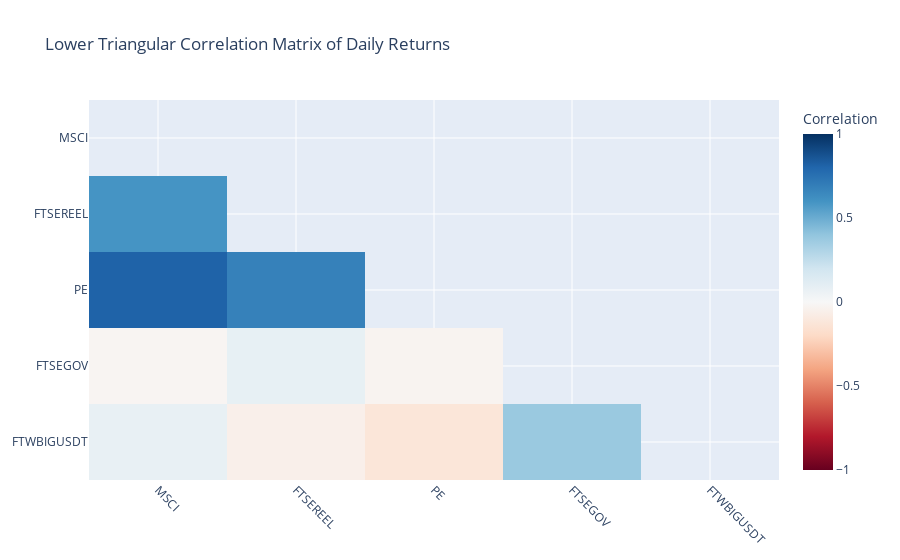

Here is the notebook cell this chart was saved with:
### Markdown cell above
## Correlation Matrix

### Code cell
correlation_matrix = daily_returns.corr()

mask = np.triu(np.ones_like(correlation_matrix, dtype=bool))
correlation_matrix_masked = correlation_matrix.where(~mask)

fig = go.Figure(data=go.Heatmap(
    z=correlation_matrix_masked.values,
    x=correlation_matrix.columns,
    y=correlation_matrix.index,
    colorscale='RdBu',
    colorbar_title="Correlation",
    zmin=-1, zmax=1,
    text=np.round(correlation_matrix_masked.values, 2),
    hovertemplate="%{text}",
))
fig.update_layout(
    title="Lower Triangular Correlation Matrix of Daily Returns",
    xaxis=dict(tickangle=45),
    yaxis=dict(autorange="reversed"),
    #template="plotly_dark"
)

fig.show()

### Figure 1 — Plotly figure (JSON) as saved in the notebook; plotly's stock layout.template omitted (floating-point values rounded to 4 significant figures)
{"data": [{"colorbar": {"title": {"text": "Correlation"}}, "colorscale": [[0, "rgb(103,0,31)"], [0.1, "rgb(178,24,43)"], [0.2, "rgb(214,96,77)"], [0.3, "rgb(244,165,130)"], [0.4, "rgb(253,219,199)"], [0.5, "rgb(247,247,247)"], [0.6, "rgb(209,229,240)"], [0.7, "rgb(146,197,222)"], [0.8, "rgb(67,147,195)"], [0.9, "rgb(33,102,172)"], [1, "rgb(5,48,97)"]], "hovertemplate": "%{text}", "text": [[null, null, null, null, null], [0.59, null, null, null, null], [0.81, 0.68, null, null, null], [-0.02, 0.08, -0.03, null, null], [0.08, -0.06, -0.12, 0.37, null]], "type": "heatmap", "x": ["MSCI", "FTSEREEL", "PE", "FTSEGOV", "FTWBIGUSDT"], "y": ["MSCI", "FTSEREEL", "PE", "FTSEGOV", "FTWBIGUSDT"], "z": [[null, null, null, null, null], [0.595, null, null, null, null], [0.8117, 0.6788, null, null, null], [-0.01932, 0.08202, -0.03069, null, null], [0.08074, -0.05528, -0.1234, 0.3734, null]], "zmax": 1, "zmin": -1}], "layout": {"title": {"text": "Lower Triangular Correlation Matrix of Daily Returns"}, "xaxis": {"tickangle": 45}, "yaxis": {"autorange": "reversed"}}}
